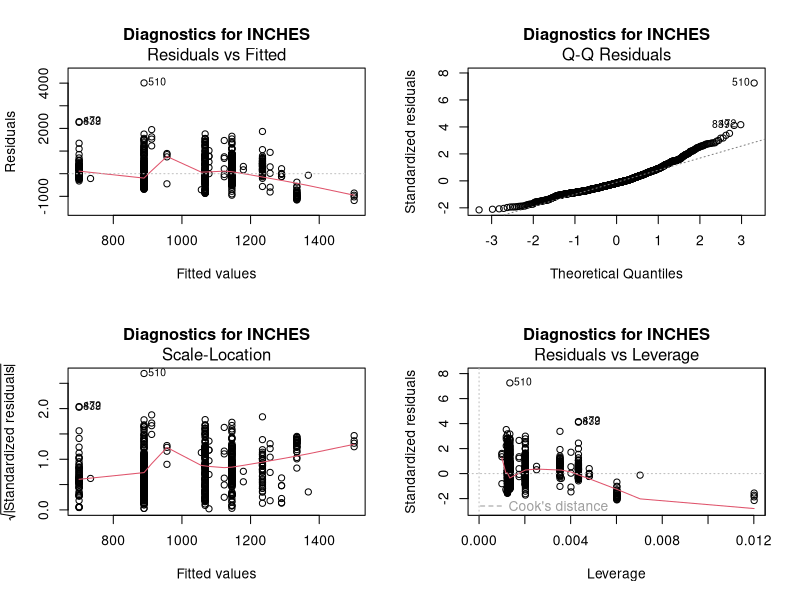
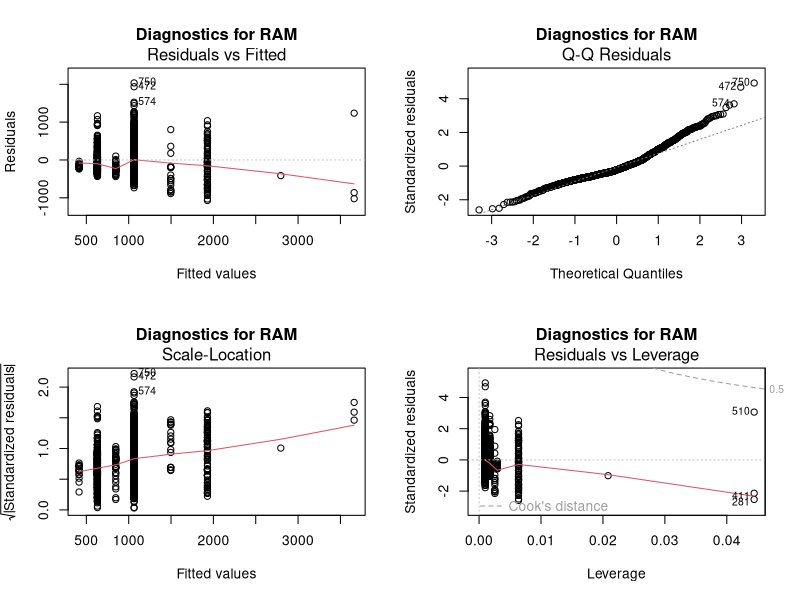
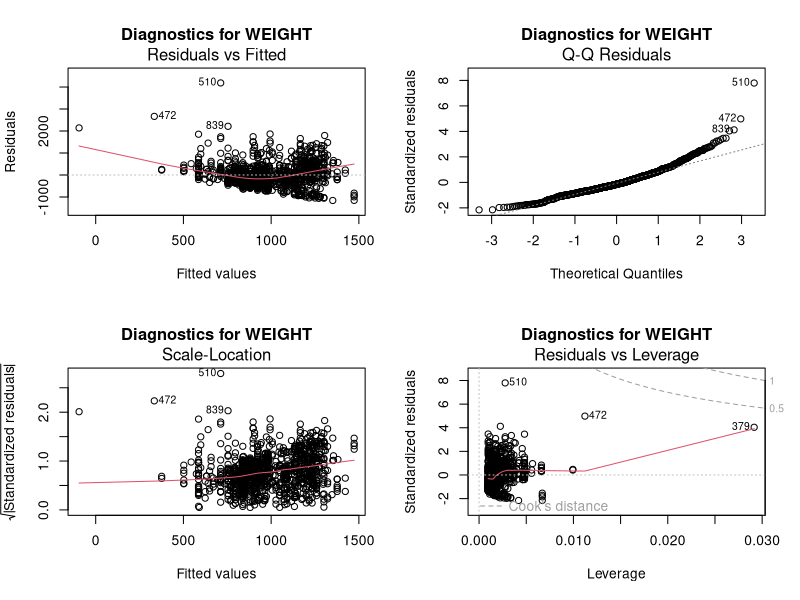
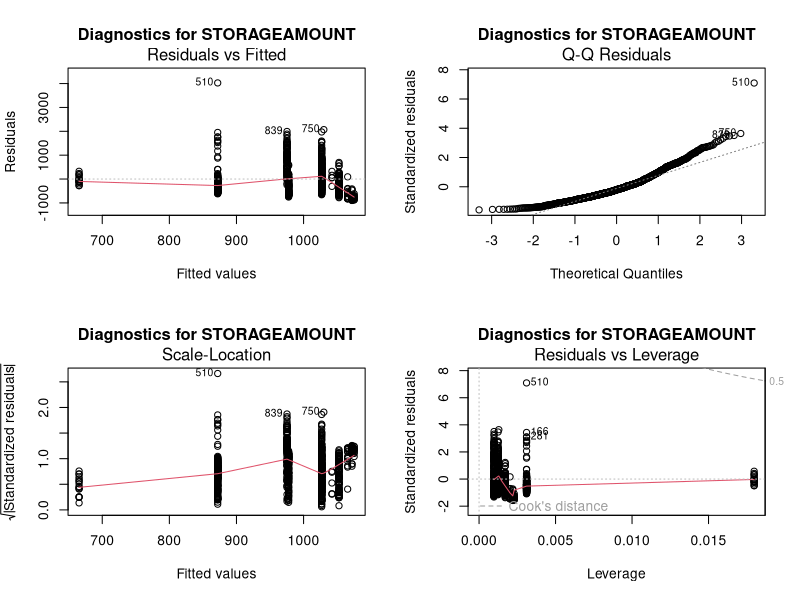
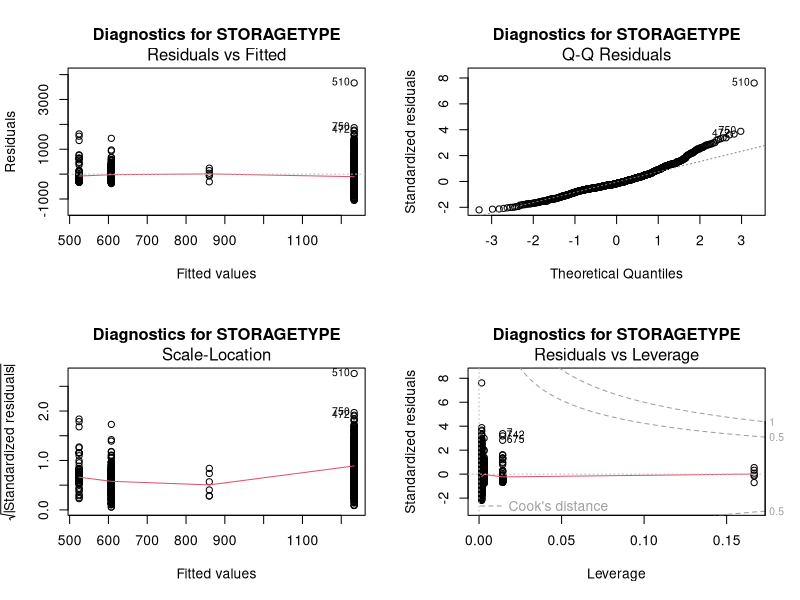

Reproduce these figures in R, in order.
library(readr)
laptop_prices_modified <- read_csv("laptop_prices_modified.csv")
View(laptop_prices_modified)

subset_columns <- c("inches", "ram", "weight", "storageamount", "storagetype") # "company"

for (col in subset_columns) {
  print(toupper(col))
  formula <- as.formula(paste("price_euros ~", col))
  model <- lm(formula, data = laptop_prices_modified)
  print(summary(model))
}

# Descriptive statistics
for (col in subset_columns) {
  print(toupper(col)) 
  column_data <- laptop_prices_modified[[col]]
  if (is.numeric(column_data)) {
    stats <- c(
      Mean = mean(column_data, na.rm = TRUE),
      Median = median(column_data, na.rm = TRUE),
      SD = sd(column_data, na.rm = TRUE),
      Min = min(column_data, na.rm = TRUE),
      Max = max(column_data, na.rm = TRUE)
    )
    print(stats)
  } else if (is.factor(column_data) || is.character(column_data)) {
    print(table(column_data))
  } else {
    print("Unsupported data type")
  }
}

# Generate Diagnostics Plots
for (col in subset_columns) {
  print(toupper(col)) 
  formula <- as.formula(paste("price_euros ~", col))
  model <- lm(formula, data = laptop_prices_modified)
  par(mfrow = c(2, 2))
  plot(model, main = paste("Diagnostics for", toupper(col)))
}
